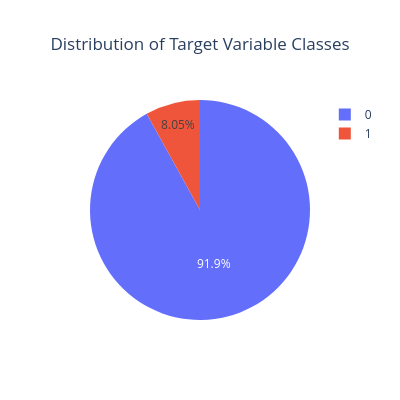

Source (notebook cell):
### Code cell
# Calculate class counts
class_counts = df['TARGET'].value_counts()
print(class_counts)

# total count
total_count = df['TARGET'].count()

# Calculate proportions
class_proportions = class_counts / total_count
print(class_proportions)


# pie chart
fig = px.pie(
    names=class_proportions.index,
    values=class_proportions.values,
    title='Distribution of Target Variable Classes'
)

fig.update_layout(
    autosize=False,
    width=400,   # Width of the figure
    height=400,  # Height of the figure (same as width for square shape)
    title=dict(
        text='Distribution of Target Variable Classes',
        x=0.5,  # Center title
        xanchor='center'
    )
)
fig.show()

### Figure 1 — Plotly figure (JSON) as saved in the notebook; plotly's stock layout.template omitted (floating-point values rounded to 4 significant figures)
{"data": [{"domain": {"x": [0, 1], "y": [0, 1]}, "hovertemplate": "label=%{label}<br>value=%{value}<extra></extra>", "labels": [0, 1], "legendgroup": "", "name": "", "showlegend": true, "type": "pie", "values": [0.9195, 0.08052]}], "layout": {"autosize": false, "height": 400, "legend": {"tracegroupgap": 0}, "title": {"text": "Distribution of Target Variable Classes", "x": 0.5, "xanchor": "center"}, "width": 400}}
